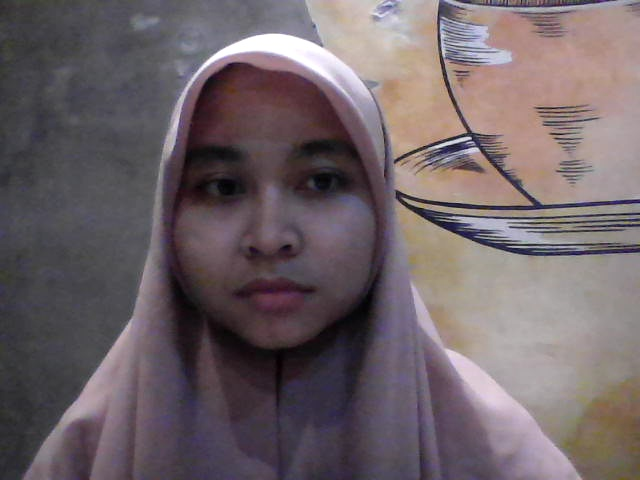
#> input picture datasets/Dela/Dela_0000.jpg, 640 x 480 px
$ python -i main.py   (imports and definitions only)
#> lines starting #> are read from the running program, lines starting #| are printed output that depends on the picture
from fastapi import FastAPI, File, UploadFile
from fastapi.middleware.cors import CORSMiddleware
import cv2
import numpy as np
from io import BytesIO
from PIL import Image
import os

# [10 lines not run here, left out]

# Initialize face cascade classifier
CASCADE_PATH = cv2.data.haarcascades + "haarcascade_frontalface_default.xml"
# [1 line not run here, left out]
face_cascade = cv2.CascadeClassifier(CASCADE_PATH)

# Initialize LBPH recognizer
MODEL_PATH = "./models/face.recognizer.yml"
# [1 line not run here, left out]
recognizer = cv2.face.LBPHFaceRecognizer_create()
# [1 line not run here, left out]

LABELS_TO_NAMES = {
    0: "Dela",
    1: "Kinata",
    2: "Mulki",
    3: "Pascalis",
}

def recognize_face(image):
    try:
        # Convert PIL Image to OpenCV format
        open_cv_image = cv2.cvtColor(np.array(image), cv2.COLOR_RGB2BGR)
#> open_cv_image is the input picture: shape (480, 640, 3); mean B, G, R 103.6, 99.2, 110.9
        print("Image converted to OpenCV format")

        # Save the received image for debugging
        debug_path = "debug_received.jpg"
        cv2.imwrite(debug_path, open_cv_image)
        print(f"Saved debug image to {debug_path}")

        gray = cv2.cvtColor(open_cv_image, cv2.COLOR_BGR2GRAY)
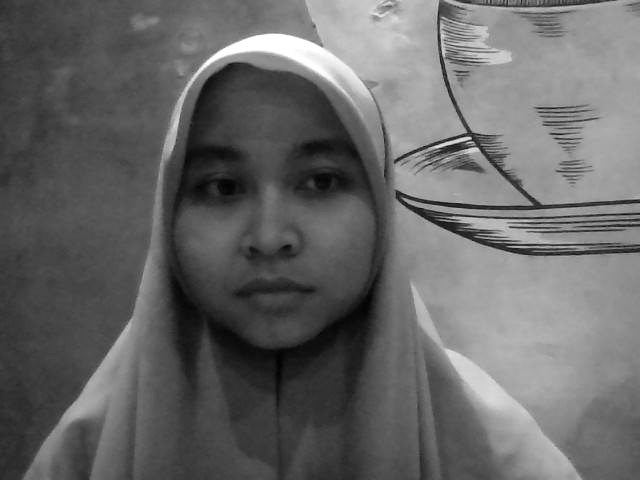
#> gray: shape (480, 640); min 1, max 255, mean 103.2
        print(f"Converted to grayscale. Shape: {gray.shape}")
#| Converted to grayscale. Shape: (480, 640)

        # Try different parameters for face detection
        faces = face_cascade.detectMultiScale(
            gray,
            scaleFactor=1.1,
            minNeighbors=5,
            minSize=(30, 30),
            flags=cv2.CASCADE_SCALE_IMAGE
        )
#> faces = [[146, 93, 253, 253]]

        print(f"Face detection completed. Found {len(faces)} faces")
#| Face detection completed. Found 1 faces

        if len(faces) == 0:
            # Try with more lenient parameters
            faces = face_cascade.detectMultiScale(
                gray,
                scaleFactor=1.05,
                minNeighbors=3,
                minSize=(20, 20)
            )
            print(f"Retried with lenient parameters. Found {len(faces)} faces")

        results = []
        for (x, y, w, h) in faces:
            face = gray[y:y + h, x:x + w]

            # Save detected face for debugging
            face_path = f"debug_face_{len(results)}.jpg"
            cv2.imwrite(face_path, face)
            print(f"Saved detected face to {face_path}")

            label, confidence = recognizer.predict(face)
            name = LABELS_TO_NAMES.get(label, "Unknown")
            results.append({
                "predicted_name": name,
                "confidence": float(confidence),
                "face_location": {"x": int(x), "y": int(y), "w": int(w), "h": int(h)}
            })
            print(f"Detected face: {name} with confidence: {confidence}")
#> this loop made 1 pass
#| Saved detected face to debug_face_0.jpg
#| Error in recognize_face: OpenCV(4.13.0) /io/opencv_contrib/modules/face/src/lbph_faces.cpp:406: error: (-5:Bad argument) This LBPH model is not computed yet. Did you call the train method? in function 'predict'
#> pass 1, in recognize_face, `face = gray[y:y + h, x:x + w]`:
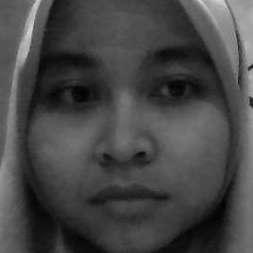
#> face: shape (253, 253); min 1, max 215, mean 69.8
#> after the loop, results = []

        return results
    except Exception as e:
        print(f"Error in recognize_face: {e}")
        import traceback
        traceback.print_exc()
        raise

# [21 lines not run here, left out]

>>> import cv2
>>> picture = cv2.cvtColor(cv2.imread('datasets/Dela/Dela_0000.jpg'), cv2.COLOR_BGR2RGB)
#> (the run stopped early here; a loop or call above may not have finished)

$ run again, on datasets/Dela/Dela_0001.jpg
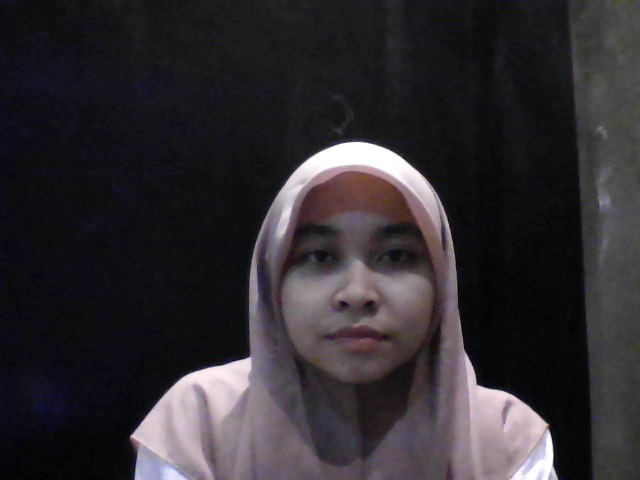
#> input picture datasets/Dela/Dela_0001.jpg, 640 x 480 px
#> in recognize_face, open_cv_image is the input picture: shape (480, 640, 3); mean B, G, R 48.9, 44.7, 48.6
#| Converted to grayscale. Shape: (480, 640)
#> faces = [[244, 168, 224, 224]]
#| Face detection completed. Found 1 faces
#> the loop in recognize_face, `for (x, y, w, h) in faces:` made 1 pass
#> (printed output is left out)
#> pass 1, in recognize_face, `face = gray[y:y + h, x:x + w]`:
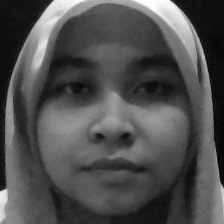
#> face: shape (224, 224); min 0, max 255, mean 79.6
#> after the loop in recognize_face, `for (x, y, w, h) in faces:`: results = []
